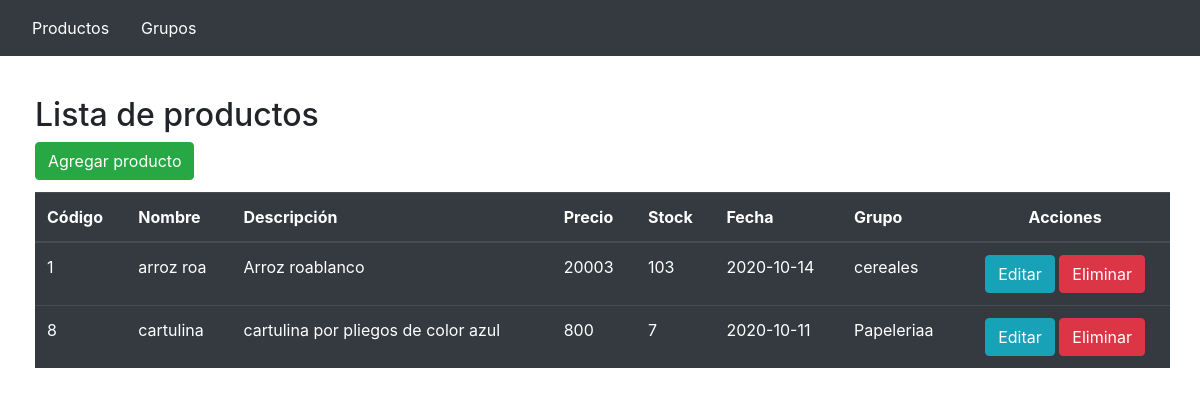
Screenshot of /proyecto/index.php with the database file from the repository.
### tables this page shows
CREATE TABLE `productos` (
  `id_prod` int(10) NOT NULL,
  `codigo_prod` int(10) NOT NULL,
  `nombre` varchar(60) NOT NULL,
  `descripcion` varchar(100) NOT NULL,
  `precio` int(20) NOT NULL,
  `stock` int(100) NOT NULL,
  `fecha` date NOT NULL,
  `id_grup` int(10) NOT NULL
);

CREATE TABLE `grupo_producto` (
  `id_grup` int(10) NOT NULL,
  `codigo_grup` int(10) NOT NULL,
  `nombre_grup` varchar(60) NOT NULL
);

### proyecto/index.php (the view)
<?php include("../conexion/conexion.php") ?>
<?php include("../includes/header.php") ?>
<div class="row">
    <div class="col l7 offset-l5" style="position: absolute; top: 12%; padding-left: 50px">
        <h2>Lista de productos</h2>
        <div style="padding-bottom: 12px;">
            <a type="button" class="btn btn-success" href="form-productos.php">Agregar producto</a>
        </div>
        <table class="table table-dark">
            <thead>
                <th>Código</th>
                <th>Nombre</th>
                <th>Descripción</th>
                <th>Precio</th>
                <th>Stock</th>
                <th>Fecha</th>
                <th>Grupo</th>
                <th style="text-align: center">Acciones</th>
            </thead>
            <tbody>
                <?php
                $query = "SELECT p.codigo_prod, p.id_prod, p.nombre, p.precio, p.fecha, p.stock, p.descripcion, g.nombre_grup FROM productos p INNER JOIN grupo_producto g ON g.id_grup = p.id_grup ";
                $grupos = mysqli_query($conexion, $query);
                while ($row = mysqli_fetch_array($grupos)) { ?>
                    <tr>
                        <td><?php echo $row['codigo_prod'] ?></td>
                        <td><?php echo $row['nombre'] ?></td>
                        <td><?php echo $row['descripcion'] ?></td>
                        <td><?php echo $row['precio'] ?></td>
                        <td><?php echo $row['stock'] ?></td>
                        <td><?php echo $row['fecha'] ?></td>
                        <td><?php echo $row['nombre_grup'] ?></td>
                        <td style="text-align: center">
                            <a href="edit-producto.php?id_prod=<?php echo $row['id_prod'] ?>" class="btn btn-info">Editar</a>
                            <a href="eliminar-prod.php?id_prod=<?php echo $row['id_prod'] ?>" class="btn btn-danger">Eliminar</a>
                        </td>
                    </tr>
                <?php } ?>
            </tbody>
        </table>
    </div>
</div>
<?php include("../includes/footer.php") ?>

### includes/header.php (shortened to what this page needs)
<!DOCTYPE html>
<html lang="en">
<head>
    <link rel="stylesheet" href="https://cdn.jsdelivr.net/npm/bootstrap@4.5.3/dist/css/bootstrap.min.css">
</head>
<body>
    <header>
        <nav class="navbar navbar-dark bg-dark">
            <ul class="nav">
                <li class="nav-item">
                    <a style="color: white" class="nav-link" href="index.php">Productos</a>
                </li>
                <li class="nav-item">
                    <a style="color: white" class="nav-link" href="list-grupos.php">Grupos</a>
                </li>
            </ul>
        </nav>
    </header>

### includes/footer.php (shortened to what this page needs)
</body>
</html>

### rows the page displays
productos: codigo_prod "1", nombre "arroz roa", descripcion "Arroz roablanco", precio "20003", stock "103", fecha "2020-10-14", id_grup.nombre_grup "cereales"
productos: codigo_prod "8", nombre "cartulina", descripcion "cartulina por pliegos de color azul", precio "800", stock "7", fecha "2020-10-11", id_grup.nombre_grup "Papeleriaa"
